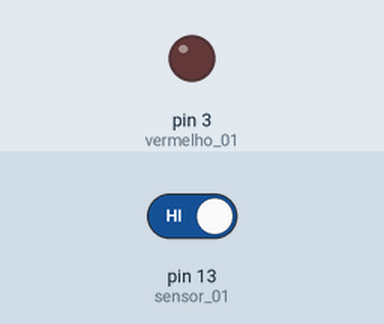
Simulated run of this sketch. Board: Arduino Uno, built with avr-gcc and run on an emulated ATmega328P. On the bench: output pins drawn as LEDs (lit = HIGH). Inputs (shaded band) come from the test bench; at power-on: pin 13 (sensor_01) HIGH. Pins used as bus, display or sensor lines are not drawn.

Above: at 1.2 s.
1.3 s: pin 13 (sensor_01) driven LOW
At 1.9 s:
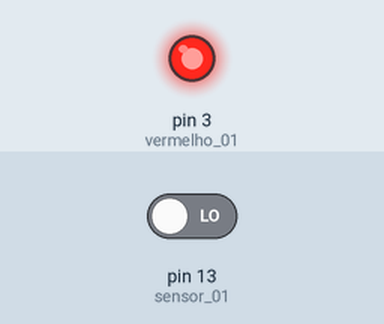
2.8 s: pin 13 (sensor_01) driven HIGH
At 4.3 s:
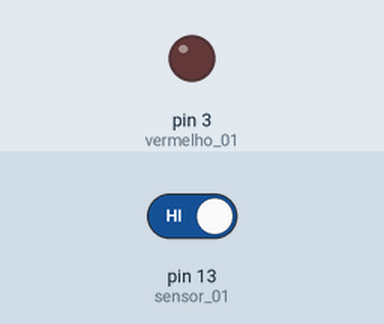
Timing chart, 0 to 5.8 s (numbered marks = the images above; inputs shaded):
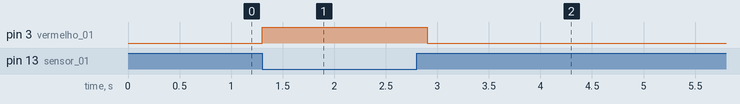

Measured:
- after the input at 1.3 s, pin 3 (vermelho_01): LOW → HIGH at once
- after the input at 2.8 s, pin 3 (vermelho_01): HIGH → LOW after 0.10 s

The sketch:

acender_led_sensor_obstaculo.ino
```cpp
#define vermelho_01 3
#define verde_01 4
#define sensor_01 13

void setup() {
  pinMode(vermelho_01, OUTPUT);
  pinMode(verde_01, OUTPUT);

  pinMode(sensor_01, INPUT);

}

void loop() {

  digitalWrite(verde_01, HIGH);

  if(digitalRead(sensor_01) == 0) {
    digitalWrite(verde_01, LOW);
    digitalWrite(vermelho_01, HIGH);
    delay(200);
  }
    else{
      digitalWrite(vermelho_01, LOW);
    }
}
```
